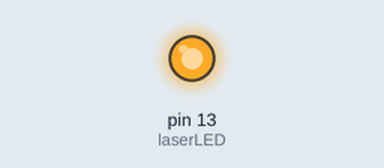
Bench run of a sketch on a simulated Arduino Uno, built with avr-gcc and run on an emulated ATmega328P. Parts: output pins drawn as LEDs (lit = HIGH). What the sketch prints to the serial monitor is not drawn.

Above: at 0.35 s.
At 3.4 s:
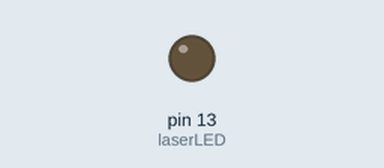
Timing chart, 0 to 6.5 s (numbered marks = the images above):
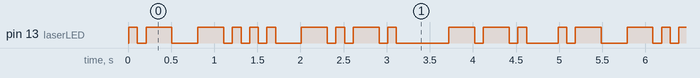

The sketch:

2024_06_09_MorseLaserSender.ino
```cpp
/* Elements which are configurable */

int laserLED = 13;                          // pin to which the laser is connected
int lengthOfDotMs  = 100;                   // time for . (ms)
int dashDotMult = 3;                        // multiplier of - length
int symbolDotMult = 1;                      // multiplier of break between symbols (. -)
int characterDotMult = 3;                   // how long the break between letters is
int spaceDotMult = 3;                       // how long the space is (it will be always sent after next character, so the waiting time is actually (characterDotMult + spaceDotMult) * lengthOfDotMs )

/* End of configurable parameters */

String messageString = "abc de";
const short int morseSymbols = 5; // 4 symbols + end of symbol
short int morseCode[morseSymbols];
// calculate proper lengths to save on calculations time later

int lengthOfDashMs = lengthOfDotMs * dashDotMult;                         // time for -
int lengthOfSymbolPauseMs = lengthOfDotMs * symbolDotMult;                // length of the pause between symbols
int lengthOfCharacterPauseMs = lengthOfDotMs * characterDotMult;          // length of the  lengthOfSpaceMs between characters
int lengthOfSpaceMs = (characterDotMult + lengthOfDotMs) * spaceDotMult;  // length of the pause  between words

void setup()
{
  pinMode(laserLED, OUTPUT); // set laser pin as output one
  Serial.begin(9600); // open the serial port at 9600 bps, for debug purposes
}

/* This function just sends message string. In the final program, this string needs to be read from keyboard - a task for Marco */
void loop()
{
  SendMessage(messageString);
}

void SendMessage(String & pMessage)
{
  Serial.print("***** Starting message transmition *****");
  // Loop through the string and get  each character one at a time until the end is reached
  for (int i = 0; i < strlen(pMessage.c_str())  - 1; i++)
  {
    // make lower case (to support upper case too, number of symbols needs to be higher)
    char tmp = toLowerCase(pMessage[i]);
    GetMorseCodeFromLetter(tmp, morseCode); // Encode character to morse code (morseCode array). Currently only a-d + space are implemented
    SendMorseCode(morseCode); // send code with laser
  }
  Serial.println("\n***** Message transmitted *****");
}

/* Code for cotrolling laser */
void  SendDot()
{
  Serial.print(".");
  digitalWrite(laserLED, HIGH);
  delay(lengthOfDotMs);
}

void SendDash()
{
  Serial.print("-");
  digitalWrite(laserLED, HIGH);
  delay(lengthOfDashMs);
}

void NextSymbol()
{
  Serial.print(" ");
  LaserOff(lengthOfSymbolPauseMs);
}

void NextCharacter()
{
  Serial.print("*");
  LaserOff(lengthOfCharacterPauseMs);
}

void Space()
{
  Serial.print("#");
  LaserOff(lengthOfSpaceMs);
}

void LaserOff(int pTime)
{
  digitalWrite(laserLED, LOW);
  delay(pTime);
}

void SendMorseCode(short int * pSymbol)
{
    Serial.print("\nTransmitting: ");

    if (pSymbol[0] == 0) // good enough
    {
      Space();
      return;
    }

    short int index = 0;
    while (pSymbol[index] != 0)
    {
      if (pSymbol[index] == 1)
      {
        SendDot();
      }
      else if (pSymbol[index] == 2)
      {
        SendDash();
      }
      ++index;
      if (pSymbol[index] == 0)
        break;

      // next symbol sent only when . or - remains
      NextSymbol();
    }
    NextCharacter();

    Serial.print("\nEnd of transmission");
}

/* This functions should be filled by Francine and Marco */

void GetMorseCodeFromLetter(char pChar, short int * pSymbols)
{
  Serial.println("");
  Serial.print("Converting ");
  Serial.print(pChar);
  Serial.print(": ");
  memset(pSymbols, 0, sizeof(short int) * morseSymbols); // clear whole array first
  switch (pChar)
  {
    case 'a':
      pSymbols[0] = 1;
      pSymbols[1] = 2;
    break;
    case 'b':
      pSymbols[0] = 2;
      pSymbols[1] = 1;
      pSymbols[2] = 1;
      pSymbols[3] = 1;
    break;
    case 'c':
      pSymbols[0] = 2;
      pSymbols[1] = 1;
      pSymbols[2] = 2;
      pSymbols[3] = 1;
    break;
    case 'd':
      pSymbols[0] = 2;
      pSymbols[1] = 2;
      pSymbols[2] = 1;
    break;
    case ' ':
    break;
    default:
      Serial.println(" Undefined character found");
      // all non-matched characters are represente as space
      // not doing anything - the array will remain 0 0 0 0 0
  }
  for (short int i = 0; i < morseSymbols; i++)
  {
      if (pSymbols[i] == 1)
        Serial.print(".");
      else if (pSymbols[i] == 2)
        Serial.print("-");
  }
}
```

Measured:
- by itself, pin 13 (laserLED): moves between LOW and HIGH, repeating every 5.0 s
- by itself, everything shown: repeats every 5.0 s, in 26 steps
